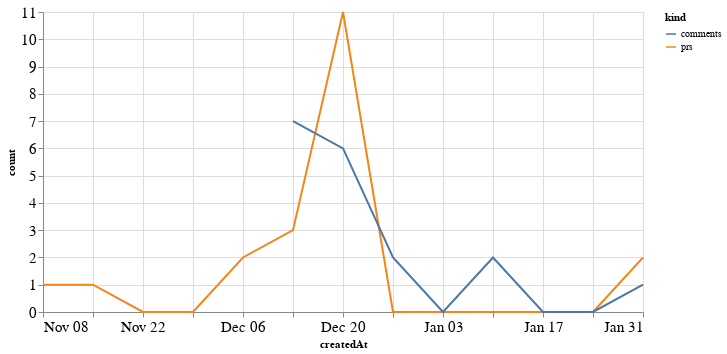

Source (notebook cell):
### Code cell
alt.Chart(total_time, width=600).mark_line().encode(
    x='createdAt',
    y='count',
    color='kind'
)

### Figure 1 — Vega-Lite specification as saved in the notebook (floating-point values rounded to 4 significant figures)
{"config": {"axisLeft": {"labelFontSize": 15}, "axisBottom": {"labelFontSize": 15}}, "data": {"name": "data-d6a3bf36009b6db940d62f00aa946e91"}, "mark": "line", "encoding": {"color": {"type": "nominal", "field": "kind"}, "x": {"type": "temporal", "field": "createdAt"}, "y": {"type": "quantitative", "field": "count"}}, "width": 600, "$schema": "https://vega.github.io/schema/vega-lite/v4.8.1.json", "datasets": {"data-d6a3bf36009b6db940d62f00aa946e91": [{"createdAt": "2020-11-08T00:00:00", "kind": "prs", "count": 1.0}, {"createdAt": "2020-11-15T00:00:00", "kind": "prs", "count": 1.0}, {"createdAt": "2020-11-22T00:00:00", "kind": "prs", "count": 0.0}, {"createdAt": "2020-11-29T00:00:00", "kind": "prs", "count": 0.0}, {"createdAt": "2020-12-06T00:00:00", "kind": "prs", "count": 2.0}, {"createdAt": "2020-12-13T00:00:00", "kind": "prs", "count": 3.0}, {"createdAt": "2020-12-20T00:00:00", "kind": "prs", "count": 11.0}, {"createdAt": "2020-12-27T00:00:00", "kind": "prs", "count": 0.0}, {"createdAt": "2021-01-03T00:00:00", "kind": "prs", "count": 0.0}, {"createdAt": "2021-01-10T00:00:00", "kind": "prs", "count": 0.0}, {"createdAt": "2021-01-17T00:00:00", "kind": "prs", "count": 0.0}, {"createdAt": "2021-01-24T00:00:00", "kind": "prs", "count": 0.0}, {"createdAt": "2021-01-31T00:00:00", "kind": "prs", "count": 2.0}, {"createdAt": "2020-11-08T00:00:00", "kind": "comments", "count": null}, {"createdAt": "2020-11-15T00:00:00", "kind": "comments", "count": null}, {"createdAt": "2020-11-22T00:00:00", "kind": "comments", "count": null}, {"createdAt": "2020-11-29T00:00:00", "kind": "comments", "count": null}, {"createdAt": "2020-12-06T00:00:00", "kind": "comments", "count": null}, {"createdAt": "2020-12-13T00:00:00", "kind": "comments", "count": 7.0}, {"createdAt": "2020-12-20T00:00:00", "kind": "comments", "count": 6.0}, {"createdAt": "2020-12-27T00:00:00", "kind": "comments", "count": 2.0}, {"createdAt": "2021-01-03T00:00:00", "kind": "comments", "count": 0.0}, {"createdAt": "2021-01-10T00:00:00", "kind": "comments", "count": 2.0}, {"createdAt": "2021-01-17T00:00:00", "kind": "comments", "count": 0.0}, {"createdAt": "2021-01-24T00:00:00", "kind": "comments", "count": 0.0}, {"createdAt": "2021-01-31T00:00:00", "kind": "comments", "count": 1.0}]}}
